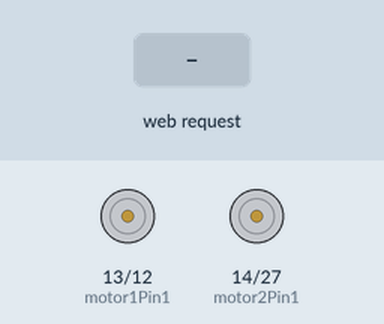
Bench run of a sketch on a simulated ESP32. Shown: motor-driver pin pairs drawn as motors (green arrow = first pin HIGH = forward, orange = second pin HIGH = backward, longer = more drive, scaled by the enable pin). The inputs (shaded band) are chosen by the test bench. WiFi joins after 1.5 s; servers stay silent unless stated; what the sketch prints to the serial monitor is not drawn.

Above: at 2.7 s.
2.8 s: HTTP request GET /forward received
At 3.2 s:
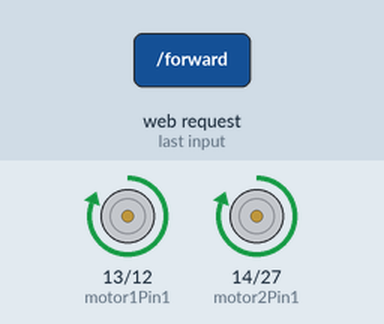
4.3 s: HTTP request GET /backward received
At 5.5 s:
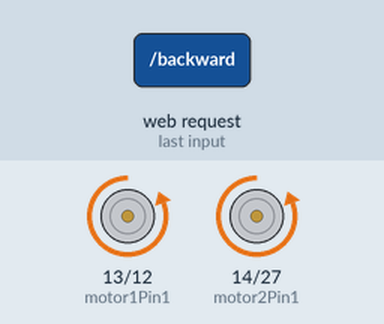
5.8 s: HTTP request GET /left received
At 6.6 s:
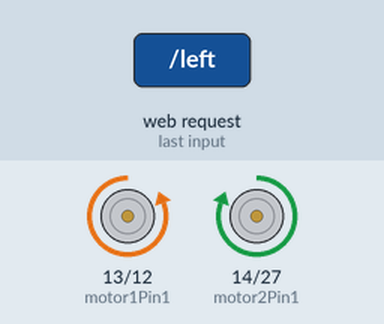
7.3 s: HTTP request GET /right received
At 7.8 s:
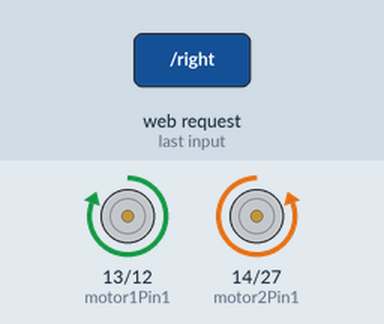
Timing chart, 0 to 9.8 s (numbered marks = the images above; inputs shaded):
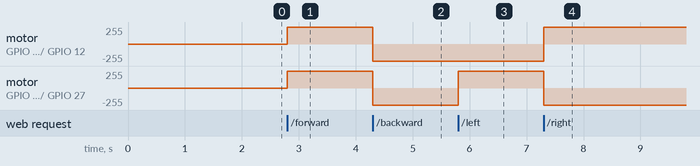

The sketch:

esp32_wifi_car_with_push_button.ino
```cpp
#include <WiFi.h>
#include <WebServer.h>

// WiFi credentials
const char* ssid = "Projects";
const char* password = "12345678@";

// Create web server on port 80
WebServer server(80);

// L298N Motor Driver pins
const int motor1Pin1 = 13;  // IN1
const int motor1Pin2 = 12;  // IN2
const int motor2Pin1 = 14;  // IN3
const int motor2Pin2 = 27;  // IN4
const int enable1Pin = 18;  // ENA
const int enable2Pin = 5;  // ENB

// Web page HTML
const char index_html[] PROGMEM = R"rawliteral(
<!DOCTYPE HTML>
<html>
<head>
  <title>ESP32 WiFi Car</title>
  <meta name="viewport" content="width=device-width, initial-scale=1">
  <style>
    body {
      font-family: Arial, sans-serif;
      text-align: center;
      margin: 0;
      padding: 20px;
      background-color: #1e1e1e;
      color: white;
    }
    .container {
      max-width: 400px;
      margin: 0 auto;
      background-color: #2d2d2d;
      padding: 20px;
      border-radius: 15px;
      box-shadow: 0 4px 15px rgba(0,0,0,0.3);
    }
    h1 {
      color: #00d4ff;
      margin-bottom: 30px;
    }
    .controls {
      display: grid;
      grid-template-columns: 1fr 1fr 1fr;
      grid-template-rows: 1fr 1fr 1fr;
      gap: 15px;
      margin: 20px 0;
      height: 250px;
    }
    .btn {
      background: linear-gradient(145deg, #4a90e2, #357abd);
      border: none;
      border-radius: 12px;
      color: white;
      font-size: 18px;
      font-weight: bold;
      cursor: pointer;
      transition: all 0.3s;
      box-shadow: 0 4px 8px rgba(0,0,0,0.2);
    }
    .btn:hover {
      transform: translateY(-2px);
      box-shadow: 0 6px 12px rgba(0,0,0,0.3);
    }
    .btn:active {
      transform: translateY(0);
      box-shadow: 0 2px 4px rgba(0,0,0,0.2);
      background: linear-gradient(145deg, #357abd, #2868a3);
    }
    .forward { grid-column: 2; grid-row: 1; }
    .left { grid-column: 1; grid-row: 2; }
    .stop {
      grid-column: 2;
      grid-row: 2;
      background: linear-gradient(145deg, #e74c3c, #c0392b);
      font-size: 16px;
    }
    .stop:active {
      background: linear-gradient(145deg, #c0392b, #a93226);
    }
    .right { grid-column: 3; grid-row: 2; }
    .backward { grid-column: 2; grid-row: 3; }
    .status {
      margin-top: 20px;
      padding: 15px;
      background-color: #333;
      border-radius: 8px;
      font-size: 14px;
    }
    .ip-info {
      margin-top: 10px;
      color: #00d4ff;
      font-size: 12px;
    }
  </style>
</head>
<body>
  <div class="container">
    <h1>🚗 ESP32 WiFi Car</h1>

    <div class="controls">
      <button class="btn forward" onmousedown="sendCommand('forward')" onmouseup="sendCommand('stop')" ontouchstart="sendCommand('forward')" ontouchend="sendCommand('stop')">▲<br>FORWARD</button>
      <button class="btn left" onmousedown="sendCommand('left')" onmouseup="sendCommand('stop')" ontouchstart="sendCommand('left')" ontouchend="sendCommand('stop')">◄<br>LEFT</button>
      <button class="btn stop" onclick="sendCommand('stop')">⏹<br>STOP</button>
      <button class="btn right" onmousedown="sendCommand('right')" onmouseup="sendCommand('stop')" ontouchstart="sendCommand('right')" ontouchend="sendCommand('stop')">►<br>RIGHT</button>
      <button class="btn backward" onmousedown="sendCommand('backward')" onmouseup="sendCommand('stop')" ontouchstart="sendCommand('backward')" ontouchend="sendCommand('stop')">▼<br>BACKWARD</button>
    </div>

    <div class="status">
      <div>Status: <span id="carStatus">Stopped</span></div>
      <div class="ip-info">Car IP: <span id="carIP">---.---.---.---</span></div>
    </div>
  </div>

  <script>
    // Get car IP address
    fetch('/ip')
      .then(response => response.text())
      .then(ip => document.getElementById('carIP').textContent = ip);

    function sendCommand(command) {
      var xhr = new XMLHttpRequest();
      xhr.open('GET', '/' + command, true);
      xhr.send();

      // Update status display
      var statusElement = document.getElementById('carStatus');
      switch(command) {
        case 'forward':
          statusElement.textContent = 'Moving Forward';
          statusElement.style.color = '#2ecc71';
          break;
        case 'backward':
          statusElement.textContent = 'Moving Backward';
          statusElement.style.color = '#f39c12';
          break;
        case 'left':
          statusElement.textContent = 'Turning Left';
          statusElement.style.color = '#3498db';
          break;
        case 'right':
          statusElement.textContent = 'Turning Right';
          statusElement.style.color = '#9b59b6';
          break;
        case 'stop':
          statusElement.textContent = 'Stopped';
          statusElement.style.color = '#e74c3c';
          break;
      }
    }

    // Prevent touch events from causing unwanted behaviors
    document.addEventListener('touchstart', function(e) {
      if (e.target.classList.contains('btn')) {
        e.preventDefault();
      }
    }, {passive: false});
  </script>
</body>
</html>
)rawliteral";

void setup() {
  Serial.begin(115200);

  // Set motor pins as outputs
  pinMode(motor1Pin1, OUTPUT);
  pinMode(motor1Pin2, OUTPUT);
  pinMode(motor2Pin1, OUTPUT);
  pinMode(motor2Pin2, OUTPUT);
  pinMode(enable1Pin, OUTPUT);
  pinMode(enable2Pin, OUTPUT);

  // Set enable pins to HIGH for full speed
  digitalWrite(enable1Pin, HIGH);
  digitalWrite(enable2Pin, HIGH);

  // Initialize all motors to stop
  stopMotors();

  // Connect to WiFi
  WiFi.begin(ssid, password);
  Serial.print("Connecting to WiFi");

  while (WiFi.status() != WL_CONNECTED) {
    delay(500);
    Serial.print(".");
  }

  Serial.println();
  Serial.println("WiFi connected!");
  Serial.print("IP address: ");
  Serial.println(WiFi.localIP());

  // Define web server routes
  server.on("/", handleRoot);
  server.on("/forward", handleForward);
  server.on("/backward", handleBackward);
  server.on("/left", handleLeft);
  server.on("/right", handleRight);
  server.on("/stop", handleStop);
  server.on("/ip", handleIP);

  // Start server
  server.begin();
  Serial.println("HTTP server started");
}

void loop() {
  server.handleClient();
}

// Web page handler
void handleRoot() {
  server.send(200, "text/html", index_html);
}

// Motor control functions
void handleForward() {
  moveForward();
  server.send(200, "text/plain", "Moving Forward");
  Serial.println("Command: Forward");
}

void handleBackward() {
  moveBackward();
  server.send(200, "text/plain", "Moving Backward");
  Serial.println("Command: Backward");
}

void handleLeft() {
  turnLeft();
  server.send(200, "text/plain", "Turning Left");
  Serial.println("Command: Left");
}

void handleRight() {
  turnRight();
  server.send(200, "text/plain", "Turning Right");
  Serial.println("Command: Right");
}

void handleStop() {
  stopMotors();
  server.send(200, "text/plain", "Stopped");
  Serial.println("Command: Stop");
}

void handleIP() {
  server.send(200, "text/plain", WiFi.localIP().toString());
}

// Motor movement functions
void moveForward() {
  digitalWrite(motor1Pin1, HIGH);
  digitalWrite(motor1Pin2, LOW);
  digitalWrite(motor2Pin1, HIGH);
  digitalWrite(motor2Pin2, LOW);
}

void moveBackward() {
  digitalWrite(motor1Pin1, LOW);
  digitalWrite(motor1Pin2, HIGH);
  digitalWrite(motor2Pin1, LOW);
  digitalWrite(motor2Pin2, HIGH);
}

void turnLeft() {
  digitalWrite(motor1Pin1, LOW);
  digitalWrite(motor1Pin2, HIGH);
  digitalWrite(motor2Pin1, HIGH);
  digitalWrite(motor2Pin2, LOW);
}

void turnRight() {
  digitalWrite(motor1Pin1, HIGH);
  digitalWrite(motor1Pin2, LOW);
  digitalWrite(motor2Pin1, LOW);
  digitalWrite(motor2Pin2, HIGH);
}

void stopMotors() {
  digitalWrite(motor1Pin1, LOW);
  digitalWrite(motor1Pin2, LOW);
  digitalWrite(motor2Pin1, LOW);
  digitalWrite(motor2Pin2, LOW);
}
```

Measured:
- after the input at 2.8 s, motor on GPIO 13 (motor1Pin1) / GPIO 12 (motor1Pin2), motor on GPIO 14 (motor2Pin1) / GPIO 27 (motor2Pin2): stopped → forward 255/255 at once
- after the input at 4.3 s, motor on GPIO 13 (motor1Pin1) / GPIO 12 (motor1Pin2), motor on GPIO 14 (motor2Pin1) / GPIO 27 (motor2Pin2): forward 255/255 → backward 255/255 at once
- after the input at 5.8 s, motor on GPIO 14 (motor2Pin1) / GPIO 27 (motor2Pin2): backward 255/255 → forward 255/255 at once
- after the input at 7.3 s, motor on GPIO 13 (motor1Pin1) / GPIO 12 (motor1Pin2): backward 255/255 → forward 255/255 at once; motor on GPIO 14 (motor2Pin1) / GPIO 27 (motor2Pin2): forward 255/255 → backward 255/255 at once
